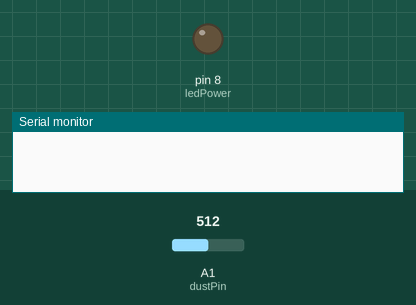
This sketch was run on a simulated Arduino Uno, built with avr-gcc and run on an emulated ATmega328P. On the bench: output pins drawn as LEDs (lit = HIGH), the last lines printed to the serial monitor. Inputs (shaded band) come from the test bench; at power-on: A1 (dustPin) = 512.

Above: at 0.1 s.
At 1.1 s:
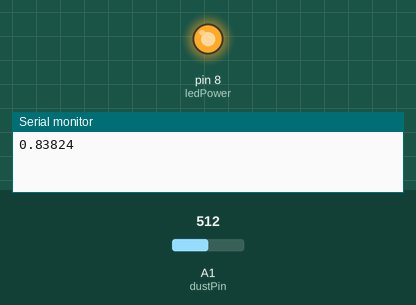
Timing chart, 0 to 2.6 s (numbered marks = the images above):
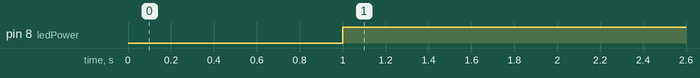

Measured:
- by itself, pin 8 (ledPower): LOW → HIGH at 1.0 s

The sketch:

Air_Quality.ino
```cpp
//Written by Tomas de Camino Beck
#include <math.h>
#include <TinyGPS.h>
#define R 6371.009;

TinyGPS gps;

float rad = PI/180; //para cnvertir de grados a radianes

float latitude, longitude;
float lattmp,lontmp;
float distThres =0.0; //para determinar la distancia en km a la que reporte
float dist =0;
int reportTime = 1000;
float velocity;
//dust sensor
int dustPin=A1;
int ledPower=8;
int delayTime=280;
int delayTime2=40;
float offTime=9680;
int dustVal=0;
float ppm=0;


void setup()
{
  pinMode(ledPower,OUTPUT);
  //pinMode(A0,INPUT);
  Serial.begin(9600);
  ppm =0;
}

void loop()
{
  unsigned long start = millis();
  // Update cada segundo
  while (millis() - start < reportTime)
  {
  }

  //obtiene dust read
  digitalWrite(ledPower,LOW); // power on the LED
  delayMicroseconds(delayTime);
  dustVal=analogRead(dustPin); // read the dust value
  ppm = ppm+dustVal;
  //Serial.println(ppm);
  delayMicroseconds(delayTime2);
  digitalWrite(ledPower,HIGH); // turn the LED off
  delayMicroseconds(offTime);
  //obtener datos del GPS
  float v = (float)dustVal/1023*5;
  //particulas por 0.01 pie cubico
  float p =(v-0.0356)*12000000;
  //particulas por cent'imetro c'ubico
  Serial.println((p*0.0283168)/1000000,5);
   ppm=0;
  //delay(reportTime);
}

void getGPS(TinyGPS &gps)
{
  lattmp = latitude;
  lontmp = longitude;
  unsigned long age = 0;
  //obtiene los datos de lat long del gps
  gps.f_get_position(&latitude, &longitude, &age);
  //Calcula distancia
  dist = distance();
  gpsSerial();
  velocity = gps.f_speed_kmph();
}


//funcion que checkea si hay datos que leer
static bool gpsSerial()
{
  while (Serial.available())
  {
    if (gps.encode(Serial.read()))
      return true;
  }
  return false;
}

//Calcula la distancia aproximada en Km lineal de dos coordenadas
//proyectando una esfera a un plano
float distance(){
  float lat2 =  latitude *rad;
  float lon2 = longitude *rad;
  float lat1 = lattmp *rad;
  float lon1 = lontmp *rad;
  return sqrt(square(lat2-lat1)+square(cos((lat1+lat2)/2)*(lon2-lon1))) * R;
}
```
